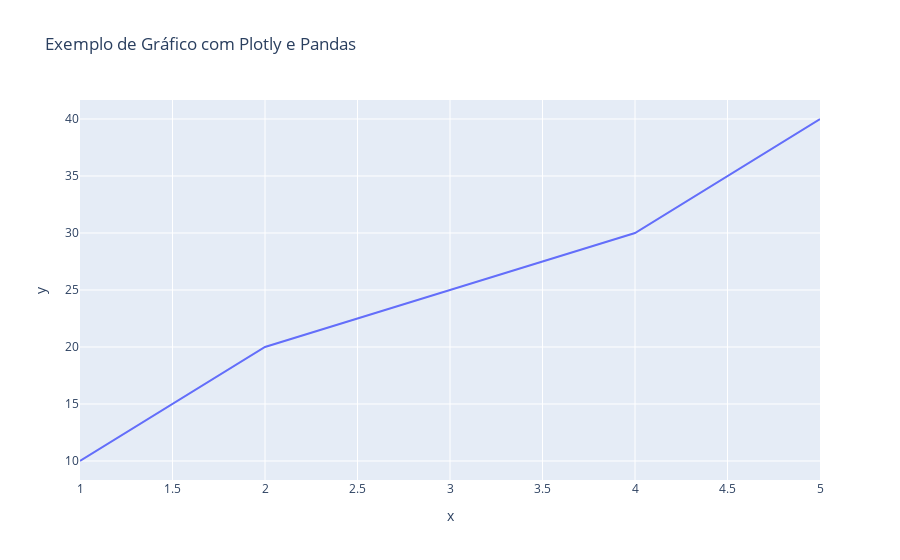

The notebook cell this image was saved under:
### Code cell
import pandas as pd
import plotly.express as px

# Criando um DataFrame simples com pandas
df = pd.DataFrame({
    'x': [1, 2, 3, 4, 5],
    'y': [10, 20, 25, 30, 40]
})

# Criando um gráfico de linha com plotly express
fig = px.line(df, x='x', y='y', title='Exemplo de Gráfico com Plotly e Pandas')

# Mostrando o gráfico
fig.show()

### Figure 1 — Plotly figure (JSON) as saved in the notebook; plotly's stock layout.template omitted (floating-point values rounded to 4 significant figures)
{"data": [{"hovertemplate": "x=%{x}<br>y=%{y}<extra></extra>", "legendgroup": "", "line": {"color": "#636efa", "dash": "solid"}, "marker": {"symbol": "circle"}, "mode": "lines", "name": "", "orientation": "v", "showlegend": false, "x": [1, 2, 3, 4, 5], "xaxis": "x", "y": [10, 20, 25, 30, 40], "yaxis": "y", "type": "scatter"}], "layout": {"xaxis": {"anchor": "y", "domain": [0, 1], "title": {"text": "x"}}, "yaxis": {"anchor": "x", "domain": [0, 1], "title": {"text": "y"}}, "legend": {"tracegroupgap": 0}, "title": {"text": "Exemplo de Gráfico com Plotly e Pandas"}}}
